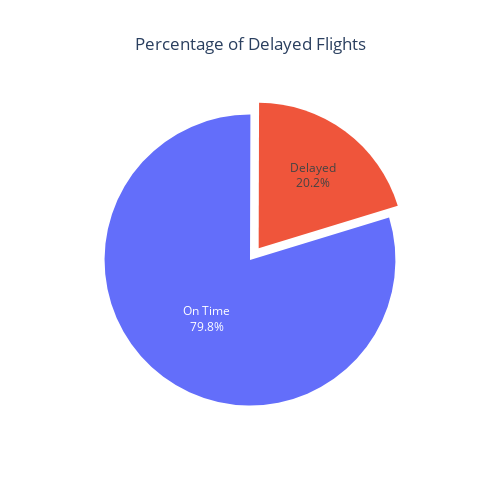

Notebook cell for this chart:
### Code cell
# Visualizing total delayed flight stats

# Data and Labels
data = [on_time, delayed]
keys = ['On Time', 'Delayed']

# Pie Chart
fig_pie = go.Figure(data=[go.Pie(
    values=data, 
    labels=keys, 
    pull=[0,0.1],
    rotation = 73,
    textinfo='label+percent',
    insidetextorientation='horizontal'
    )])

# Adjusting Figure Size
fig_pie.update_layout(
    width=500, 
    height=500,
    title_text='Percentage of Delayed Flights',
    title_x=0.5,
    showlegend=False
    )

fig_pie.show()

### Figure 1 — Plotly figure (JSON) as saved in the notebook; plotly's stock layout.template omitted (floating-point values rounded to 4 significant figures)
{"data": [{"insidetextorientation": "horizontal", "labels": ["On Time", "Delayed"], "pull": [0, 0.1], "rotation": 73, "textinfo": "label+percent", "type": "pie", "values": [5406527, 1371451]}], "layout": {"height": 500, "showlegend": false, "title": {"text": "Percentage of Delayed Flights", "x": 0.5}, "width": 500}}
